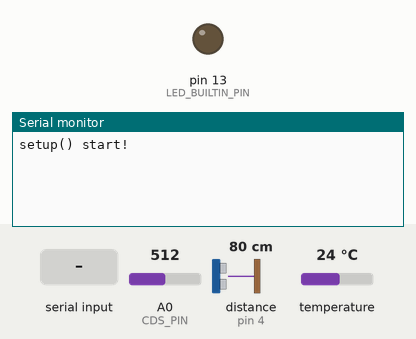
Recording of a sketch running on a simulated Arduino Uno, built with avr-gcc and run on an emulated ATmega328P. Shown: output pins drawn as LEDs (lit = HIGH), the last lines printed to the serial monitor. Wiring (inferred from the names in the program): ultrasonic range finder: trigger pin 3; echo pin 4. Inputs (shaded band) come from the test bench; at power-on: A0 (CDS_PIN) = 512, distance to the obstacle (sensor on pin 4) 80 cm, temperature 24 °C. The echo pulse lasts 58.3 µs per cm; pins used as bus, display or sensor lines are not drawn.

Above: at 1.2 s.
1.3 s: "90,45,200\n" received over the second serial link
At 2.6 s:
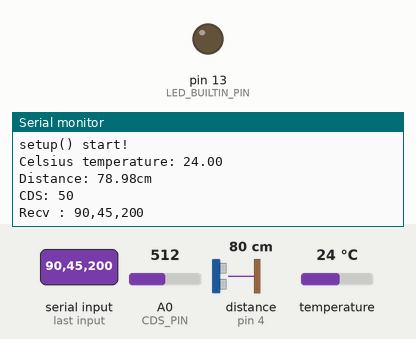
3.2 s: "90,45\n" received over the second serial link
At 4.6 s:
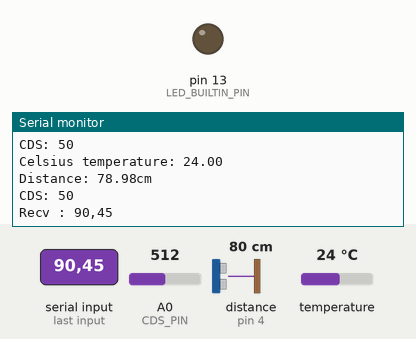
5.2 s: "5\n" received over the second serial link
At 6.1 s:
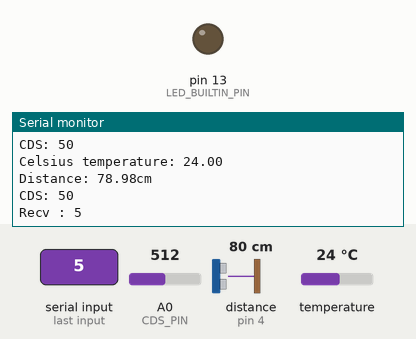

The sketch:

Sensor.ino
```cpp
/*
사용 부품: LED, 초음파 센서, 블루투스 모듈, cds, 수온 센서
*/
#include <SoftwareSerial.h>
#include <Wire.h>
#include <MsTimer2.h>
#include <OneWire.h>
#include <DallasTemperature.h>

#define DEBUG // 디버깅 메세지 출력
#define CDS_PIN A0
#define LED_BUILTIN_PIN 13
#define TRIG 3
#define ECHO 4
#define ONE_WIRE_BUS 8

#define ARR_CNT 5 // 포인터 배열의 개수
#define CMD_SIZE 100 // 프로토콜 버퍼의 크기 60byte

char sendBuf[CMD_SIZE];
char recvId[10] = "LMG_ARD";  // SQL 저장 클라이이언트 ID
char userId[10] = "USER";
char stmId[10] = "ACT_STM";
bool ledOn = false;      // LED의 현재 상태 (on/off)
bool timerIsrFlag = false;
unsigned int secCount;
int cds=0;
int cds_cnt = 0;
int dis_cnt = 0;
bool cdsFlag = false;
bool disFlag = false;
bool tempFlag = false;
int getSensorTime;
float duration, distance, temp;
SoftwareSerial BTSerial(10, 11); // RX ==>BT:TXD, TX ==> BT:RXD

//수온 센서 준비
OneWire oneWire(ONE_WIRE_BUS);
DallasTemperature sensors(&oneWire);

void setup()
{
#ifdef DEBUG
  Serial.begin(115200);
  sensors.begin();
  Serial.println("setup() start!"); //디버그가 정의되어 있으면 출력
#endif
  pinMode(LED_BUILTIN_PIN, OUTPUT);
  pinMode(TRIG, OUTPUT);
  pinMode(ECHO, INPUT);

  BTSerial.begin(9600); // set the data rate for the SoftwareSerial port
  MsTimer2::set(1000, timerIsr); // 1000ms period
  MsTimer2::start();
}

void loop()
{
  if (BTSerial.available()) // 처리할게 있으면!!
    bluetoothEvent(); //클라이언트에서 메세지 보내면 처리

  if (timerIsrFlag)
  {
    // timerIsrFlag가 true 일 때 초음파 센서 TRIG HIGH
    // False일 때 LOW 동작....1초 간격
    digitalWrite(TRIG, HIGH);


    timerIsrFlag = false;

    //cds
    cds = map(analogRead(CDS_PIN), 0, 1023, 0, 100);

    // trig LOW되면서 값을 받고 초음파 센서 거리 계산
    digitalWrite(TRIG, LOW);
    duration = pulseIn(ECHO, HIGH);
    distance = ((float)(340 * duration) / 10000) / 2;

    //수온 센서
    sensors.requestTemperatures();
    temp = sensors.getTempCByIndex(0);

    Serial.print("Celsius temperature: ");
    Serial.print(temp);
    Serial.println();

    Serial.print("\nDistance: ");
    Serial.print(distance);
    Serial.println("cm\n");

    Serial.print("CDS: ");
    Serial.print(cds);
    Serial.println();
#ifdef DEBUG
    Serial.println();
#endif
    if(getSensorTime != 0 && !(secCount % getSensorTime)) {
      sprintf(sendBuf,"[%s]SENSOR@%d@%d@%d\n",recvId,cds,(int)temp, (int)distance);
      BTSerial.write(sendBuf);
    }

    // cds 측정 후 stm 클라이언트로 전송 >> 모터 동작
    if ((cds < 40 && cdsFlag))
    {
      cds_cnt++;
      if (cds_cnt >= 5)
      {
        cdsFlag = false;
        sprintf(sendBuf, "[%s]PUMP@ON\n",stmId);
        BTSerial.write(sendBuf, strlen(sendBuf));
        cds_cnt = 0;
      }
    }
    else if ((cds > 50) && !cdsFlag)
    {
      cdsFlag = true;
      sprintf(sendBuf, "[%s]PUMP@OFF\n", stmId);
      BTSerial.write(sendBuf, strlen(sendBuf));
    }

    // 초음파 거리 측정 후 유저에게 전송
    if ((distance > 5) && disFlag)
    {
      dis_cnt++;
      if (dis_cnt>= 5)
      {
        disFlag = false;
        sprintf(sendBuf, "[%s]먹이통을 채워주세요.\n",userId);
        BTSerial.write(sendBuf, strlen(sendBuf));
        dis_cnt = 0;
      }

    }
    else if ((distance < 5) && !disFlag)
    {
      disFlag = true;
    }

    if (temp < 29 && temp > 24)
    {
      tempFlag = true;
      sprintf(sendBuf, "[%s] 현재 수온이 %d*C로 정상입니다.\n",userId,(int)temp);
      BTSerial.write(sendBuf, strlen(sendBuf));

    }
    else if (temp >= 29 && tempFlag)
    {
      tempFlag = false;
      sprintf(sendBuf, "[%s] 현재 수온이 %d*C로 높은 편입니다.\n",userId,(int)temp);
      BTSerial.write(sendBuf, strlen(sendBuf));
    }
    else if (temp < 24 && tempFlag)
    {
      tempFlag = false;
      sprintf(sendBuf, "[%s] 현재 수온이 %d*C로 낮은 편입니다.\n",userId,(int)temp);
      BTSerial.write(sendBuf, strlen(sendBuf));
    }
  }

#ifdef DEBUG
  if (Serial.available())
    BTSerial.write(Serial.read());
#endif
}
void bluetoothEvent()
{
  int i = 0;
  char * pToken;
  char * pArray[ARR_CNT] = {0};
  char recvBuf[CMD_SIZE] = {0};
  int len = BTSerial.readBytesUntil('\n', recvBuf, sizeof(recvBuf) - 1); // \n이 들어 올때까지 recvBuf에 저장

#ifdef DEBUG
  Serial.print("Recv : ");
  Serial.println(recvBuf);
#endif

  pToken = strtok(recvBuf, "[@]");
  while (pToken != NULL)
  {
    pArray[i] =  pToken;
    if (++i >= ARR_CNT)
      break;
    pToken = strtok(NULL, "[@]");
  }

  if (!strcmp(pArray[1], "LED")) {
    if (!strcmp(pArray[2], "ON")) {
      digitalWrite(LED_BUILTIN_PIN, HIGH);
    }
    else if (!strcmp(pArray[2], "OFF")) {
      digitalWrite(LED_BUILTIN_PIN, LOW);
    }
    sprintf(sendBuf, "[%s]%s@%s\n", pArray[0], pArray[1], pArray[2]); //[수신자]명령@인자
  }
  else if(!strcmp(pArray[1],"GETSENSOR"))
  {
    if(pArray[2] == NULL){
      getSensorTime = 0;
    }else {
      getSensorTime = atoi(pArray[2]);
      strcpy(recvId,pArray[0]);
    }
    sprintf(sendBuf,"[%s]SENSOR@%d@%d@%d\n",pArray[0],cds, (int)temp, (int)distance);
  }
  else if (!strncmp(pArray[1], " New", 4)) // New Connected
  {
    return ;
  }
  else if (!strncmp(pArray[1], " Alr", 4)) //Already logged
  {
    return ;
  }
  else
  {
    return;
  }
#ifdef DEBUG
  Serial.print("Send : ");
  Serial.print(sendBuf);
#endif
  BTSerial.write(sendBuf);
}
void timerIsr()
{
  timerIsrFlag = true;
  secCount++; // 1초마다 값 +1
}
```

Measured:
- after the input at 1.3 s, the serial monitor: prints a new line after 0.49 s (image 1)
- after the input at 3.2 s, the serial monitor: prints a new line after 0.59 s (image 2)
- after the input at 5.2 s, the serial monitor: prints a new line after 0.59 s (image 3)
